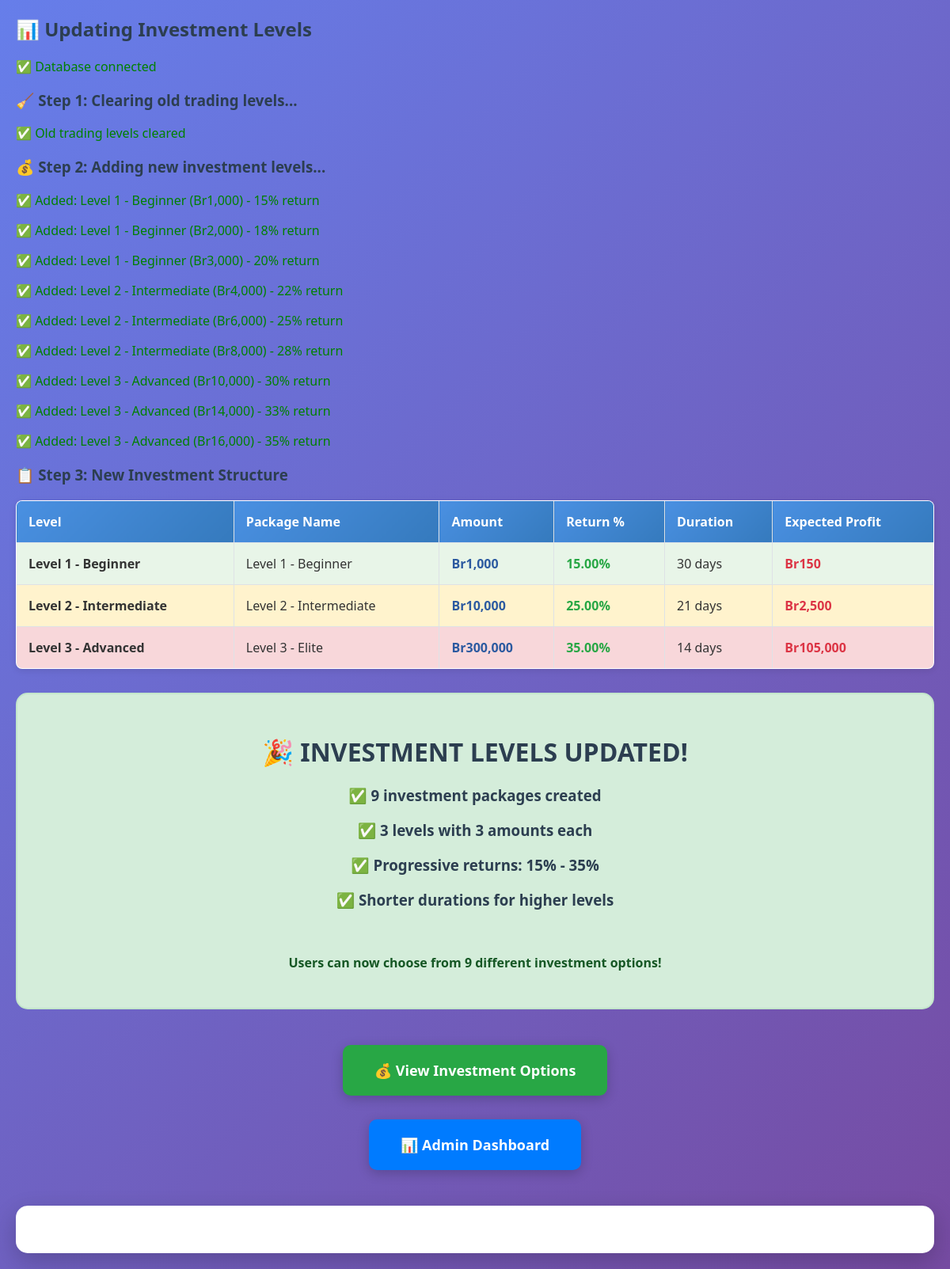
Screenshot of /update-investment-levels.php with the database file from the repository.
### tables this page shows
CREATE TABLE `trading_levels` (
  `id` int(11) NOT NULL AUTO_INCREMENT,
  `level_number` int(11) NOT NULL,
  `level_name` varchar(100) NOT NULL,
  `min_investment` decimal(15,2) NOT NULL,
  `max_investment` decimal(15,2) NOT NULL,
  `expected_return_percentage` decimal(5,2) NOT NULL,
  `duration_days` int(11) NOT NULL,
  `description` text DEFAULT NULL,
  `is_active` tinyint(1) DEFAULT 1,
  `created_at` timestamp NOT NULL DEFAULT current_timestamp(),
  PRIMARY KEY (`id`),
  UNIQUE KEY `level_number` (`level_number`)
);

### update-investment-levels.php (the view, shortened to what this page needs)
<?php
echo "<h2>📊 Updating Investment Levels</h2>";
$host = 'localhost';
$username = 'root';
$password = '';
$database = 'concordial_nexus';
try {
    $pdo = new PDO("mysql:host=$host;dbname=$database;charset=utf8mb4", $username, $password);
    $pdo->setAttribute(PDO::ATTR_ERRMODE, PDO::ERRMODE_EXCEPTION);
    echo "<p style='color: green;'>✅ Database connected</p>";
    echo "<h3>🧹 Step 1: Clearing old trading levels...</h3>";
    $pdo->exec("DELETE FROM trading_levels");
    echo "<p style='color: green;'>✅ Old trading levels cleared</p>";
    echo "<h3>💰 Step 2: Adding new investment levels...</h3>";
    foreach ($investment_levels as $level) {
        echo "<p style='color: green;'>✅ Added: " . $level['level_name'] . " - " . $level['expected_return_percentage'] . "% return</p>";
    }
    echo "<h3>📋 Step 3: New Investment Structure</h3>";
    $levels = $pdo->query("SELECT * FROM trading_levels ORDER BY level_number")->fetchAll();
    echo "<table border='1' style='border-collapse: collapse; width: 100%; margin: 20px 0;'>";
    echo "<tr style='background: #4a90e2; color: white;'>";
    echo "<th>Level</th><th>Package Name</th><th>Amount</th><th>Return %</th><th>Duration</th><th>Expected Profit</th>";
    echo "</tr>";
    foreach ($levels as $level) {
        if (strpos($level['level_name'], 'Level 1') !== false) {
            $group = 'Level 1 - Beginner';
            $color = '#e8f5e8';
        } elseif (strpos($level['level_name'], 'Level 2') !== false) {
            $group = 'Level 2 - Intermediate';
            $color = '#fff3cd';
        } else {
            $group = 'Level 3 - Advanced';
            $color = '#f8d7da';
        }
        $profit = ($level['min_investment'] * $level['expected_return_percentage']) / 100;
        echo "<tr style='background: $color;'>";
        echo "<td style='font-weight: bold;'>" . $group . "</td>";
        echo "<td>" . $level['level_name'] . "</td>";
        echo "<td style='font-weight: bold; color: #2c5aa0;'>Br" . number_format($level['min_investment']) . "</td>";
        echo "<td style='color: #28a745; font-weight: bold;'>" . $level['expected_return_percentage'] . "%</td>";
        echo "<td>" . $level['duration_days'] . " days</td>";
        echo "<td style='font-weight: bold; color: #dc3545;'>Br" . number_format($profit) . "</td>";
        echo "</tr>";
    }
    echo "</table>";
    echo "<div style='background: #d4edda; border: 2px solid #c3e6cb; color: #155724; padding: 30px; border-radius: 15px; margin: 30px 0; text-align: center;'>";
    echo "<h1>🎉 INVESTMENT LEVELS UPDATED!</h1>";
    echo "<h3>✅ 9 investment packages created</h3>";
    echo "<h3>✅ 3 levels with 3 amounts each</h3>";
    echo "<h3>✅ Progressive returns: 15% - 35%</h3>";
    echo "<h3>✅ Shorter durations for higher levels</h3>";
    echo "<br>";
    echo "<p><strong>Users can now choose from 9 different investment options!</strong></p>";
    echo "</div>";
    echo "<div style='text-align: center; margin: 30px 0;'>";
    echo "<a href='dashboard/investments.php' style='background: #28a745; color: white; padding: 20px 40px; text-decoration: none; border-radius: 10px; margin: 15px; display: inline-block; font-size: 18px; font-weight: bold; box-shadow: 0 4px 15px rgba(0,0,0,0.2);'>💰 View Investment Options</a><br>";
    echo "<a href='admin/dashboard.php' style='background: #007bff; color: white; padding: 20px 40px; text-decoration: none; border-radius: 10px; margin: 15px; display: inline-block; font-size: 18px; font-weight: bold; box-shadow: 0 4px 15px rgba(0,0,0,0.2);'>📊 Admin Dashboard</a>";
    echo "</div>";
} catch(PDOException $e) {
    echo "<div style='background: #f8d7da; border: 2px solid #f5c6cb; color: #721c24; padding: 20px; border-radius: 10px; margin: 20px 0;'>";
    echo "<h3>❌ Database Error:</h3>";
    echo "<p><strong>Error:</strong> " . $e->getMessage() . "</p>";
    echo "</div>";
}
?>
<div class="container">
</div>

### update-investment-levels.php (style rules this page uses)
.container { max-width: 1200px; margin: 0 auto; background: white; padding: 30px; border-radius: 15px; box-shadow: 0 10px 30px rgba(0,0,0,0.2); }
table { margin: 15px 0; background: white; box-shadow: 0 2px 8px rgba(0,0,0,0.1); border-radius: 8px; overflow: hidden; }
th, td { padding: 15px; text-align: left; border: 1px solid #dee2e6; }
th { background: linear-gradient(135deg, #4a90e2, #357abd); color: white; font-weight: 600; }
h1, h2, h3 { color: #2c3e50; }

### rows the page displays
trading_levels: level_name "Level 1 - Beginner", min_investment "1,000", expected_return_percentage "15.00", duration_days "30", profit "150"
trading_levels: level_name "Level 2 - Intermediate", min_investment "10,000", expected_return_percentage "25.00", duration_days "21", profit "2,500"
trading_levels: level_name "Level 3 - Advanced", level_name "Level 3 - Elite", min_investment "300,000", expected_return_percentage "35.00", duration_days "14", profit "105,000"

### other values shown
$level['level_name'] "Level 1 - Beginner (Br1,000)"
$level['expected_return_percentage'] "15"
$level['level_name'] "Level 1 - Beginner (Br2,000)"
$level['expected_return_percentage'] "18"
$level['level_name'] "Level 1 - Beginner (Br3,000)"
$level['expected_return_percentage'] "20"
$level['level_name'] "Level 2 - Intermediate (Br4,000)"
$level['expected_return_percentage'] "22"
$level['level_name'] "Level 2 - Intermediate (Br6,000)"
$level['expected_return_percentage'] "25"
$level['level_name'] "Level 2 - Intermediate (Br8,000)"
$level['expected_return_percentage'] "28"
$level['level_name'] "Level 3 - Advanced (Br10,000)"
$level['expected_return_percentage'] "30"
$level['level_name'] "Level 3 - Advanced (Br14,000)"
